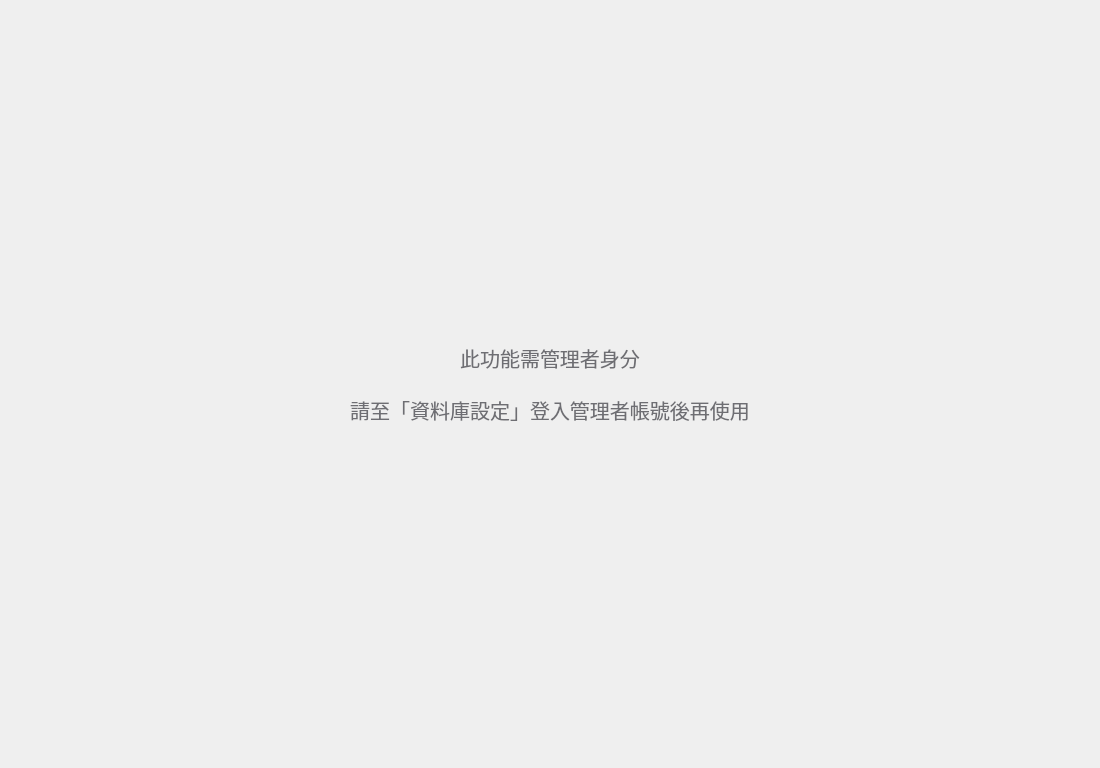
<?xml version="1.0" encoding="UTF-8"?>
<ui version="4.0">
 <class>MainWindow</class>
 <widget class="QMainWindow" name="MainWindow">
  <property name="geometry"><rect><x>0</x><y>0</y><width>1100</width><height>768</height></rect></property>
  <property name="windowTitle"><string>公文管理系統 - 檔案歸檔</string></property>
  <widget class="QWidget" name="centralwidget">
   <layout class="QVBoxLayout" name="mainV">
    <property name="leftMargin"><number>16</number></property>
    <property name="topMargin"><number>12</number></property>
    <property name="rightMargin"><number>16</number></property>
    <property name="bottomMargin"><number>12</number></property>
    <item>
     <widget class="QStackedWidget" name="outer_stack">
      <property name="currentIndex"><number>0</number></property>
      <widget class="QWidget" name="page_gate">
       <layout class="QVBoxLayout" name="gateV">
        <item><spacer name="gateTop"><property name="orientation"><enum>Qt::Vertical</enum></property><property name="sizeHint"><size><width>20</width><height>200</height></size></property></spacer></item>
        <item><widget class="QLabel" name="lbl_gate"><property name="text"><string>此功能需管理者身分

請至「資料庫設定」登入管理者帳號後再使用</string></property><property name="alignment"><set>Qt::AlignCenter</set></property><property name="styleSheet"><string>font-size:15pt;color:#6e6e73;</string></property></widget></item>
        <item><spacer name="gateBot"><property name="orientation"><enum>Qt::Vertical</enum></property><property name="sizeHint"><size><width>20</width><height>200</height></size></property></spacer></item>
       </layout>
      </widget>
      <widget class="QWidget" name="page_content">
       <layout class="QVBoxLayout" name="contentV">
        <property name="leftMargin"><number>0</number></property>
        <property name="topMargin"><number>0</number></property>
        <property name="rightMargin"><number>0</number></property>
        <property name="bottomMargin"><number>0</number></property>
        <item>
         <widget class="QTabWidget" name="arch_subtabs">
      <property name="currentIndex"><number>0</number></property>
      <widget class="QWidget" name="page_crim">
       <attribute name="title"><string>❐ 刑案歸檔</string></attribute>
       <layout class="QVBoxLayout" name="crim_v">
        <item>
         <layout class="QHBoxLayout" name="crim_folder">
          <item><widget class="QLineEdit" name="crim_path"><property name="readOnly"><bool>true</bool></property><property name="placeholderText"><string>尚未選擇資料夾</string></property><property name="minimumHeight"><number>32</number></property></widget></item>
          <item><widget class="QPushButton" name="crim_pick"><property name="text"><string>選擇 PDF 資料夾</string></property><property name="minimumHeight"><number>32</number></property></widget></item>
         </layout>
        </item>
        <item>
         <layout class="QHBoxLayout" name="crim_body">
          <item>
           <widget class="QGroupBox" name="crim_doc_box">
            <property name="title"><string/></property>
            <layout class="QVBoxLayout" name="crim_doc_v">
             <item>
              <layout class="QHBoxLayout" name="crim_doc_hdr">
               <item><widget class="QLabel" name="crim_doc_lbl"><property name="text"><string>待歸檔</string></property><property name="styleSheet"><string>font-weight:600;color:#3a3a3c;</string></property></widget></item>
               <item><spacer><property name="orientation"><enum>Qt::Horizontal</enum></property><property name="sizeHint"><size><width>20</width><height>20</height></size></property></spacer></item>
               <item><widget class="QPushButton" name="crim_doc_reload"><property name="text"><string>重載</string></property><property name="maximumWidth"><number>120</number></property><property name="cursor"><cursorShape>PointingHandCursor</cursorShape></property><property name="toolTip"><string>重掃資料夾並重新載入待歸檔清單</string></property></widget></item>
               <item><widget class="QPushButton" name="crim_toggle_full"><property name="text"><string>完整</string></property><property name="checkable"><bool>true</bool></property><property name="maximumWidth"><number>188</number></property></widget></item>
              </layout>
             </item>
             <item><widget class="QTableWidget" name="crim_doc_table"/></item>
             <item>
              <layout class="QHBoxLayout" name="crim_doc_foot">
               <item><widget class="QLineEdit" name="crim_doc_search"><property name="placeholderText"><string>搜尋編號</string></property><property name="maximumWidth"><number>210</number></property><property name="clearButtonEnabled"><bool>true</bool></property></widget></item>
               <item><spacer name="crim_doc_foot_sp"><property name="orientation"><enum>Qt::Horizontal</enum></property><property name="sizeHint" stdset="0"><size><width>40</width><height>20</height></size></property></spacer></item>
               <item><widget class="QPushButton" name="crim_paper_only"><property name="text"><string>只歸紙本</string></property><property name="maximumWidth"><number>188</number></property><property name="cursor"><cursorShape>PointingHandCursor</cursorShape></property></widget></item>
              </layout>
             </item>
            </layout>
           </widget>
          </item>
          <item>
           <widget class="QGroupBox" name="crim_pdf_box">
            <property name="title"><string/></property>
            <layout class="QVBoxLayout" name="crim_pdf_v">
             <item>
              <layout class="QHBoxLayout" name="crim_pdf_hdr">
               <item><widget class="QLabel" name="crim_pdf_lbl"><property name="text"><string>候選檔案</string></property><property name="styleSheet"><string>font-weight:600;color:#3a3a3c;</string></property></widget></item>
               <item><spacer><property name="orientation"><enum>Qt::Horizontal</enum></property><property name="sizeHint"><size><width>20</width><height>20</height></size></property></spacer></item>
               <item><widget class="QPushButton" name="crim_toggle_archived"><property name="text"><string>顯示已歸檔</string></property><property name="checkable"><bool>true</bool></property><property name="maximumWidth"><number>231</number></property></widget></item>
              </layout>
             </item>
             <item><widget class="QTableWidget" name="crim_pdf_table"/></item>
             <item>
              <layout class="QHBoxLayout" name="crim_kw_row">
               <item><widget class="QLabel" name="crim_kw_lbl"><property name="text"><string>檔名過濾</string></property><property name="minimumWidth"><number>72</number></property></widget></item>
               <item><widget class="QLineEdit" name="crim_kw"><property name="placeholderText"><string>輸入檔名片段，只留符合的 PDF</string></property><property name="minimumHeight"><number>32</number></property><property name="clearButtonEnabled"><bool>true</bool></property></widget></item>
               <item><widget class="QPushButton" name="crim_match"><property name="text"><string>比對</string></property><property name="minimumHeight"><number>32</number></property><property name="minimumWidth"><number>56</number></property></widget></item>
              </layout>
             </item>
            </layout>
           </widget>
          </item>
          <item>
           <widget class="QGroupBox" name="crim_people_box">
            <property name="title"><string/></property>
            <property name="maximumWidth"><number>150</number></property>
            <layout class="QVBoxLayout" name="crim_people_v">
             <item><widget class="QLabel" name="crim_people_lbl"><property name="text"><string>承辦人、協辦</string></property><property name="minimumHeight"><number>24</number></property><property name="styleSheet"><string>font-weight:600;color:#3a3a3c;</string></property></widget></item>
             <item><widget class="QListWidget" name="crim_people_list"/></item>
            </layout>
           </widget>
          </item>
         </layout>
        </item>
        <item>
         <widget class="QGroupBox" name="crim_preview_box">
          <property name="title"><string>檔名預覽</string></property>
          <layout class="QVBoxLayout" name="crim_pv_v">
           <item>
            <layout class="QHBoxLayout" name="crim_holes">
             <item><widget class="QLineEdit" name="crim_h_pk"><property name="readOnly"><bool>true</bool></property><property name="maximumWidth"><number>70</number></property><property name="placeholderText"><string>編號</string></property><property name="minimumHeight"><number>32</number></property></widget></item>
             <item><widget class="QLabel" name="crim_s1"><property name="text"><string>-</string></property></widget></item>
             <item><widget class="QLineEdit" name="crim_h_date"><property name="maximumWidth"><number>100</number></property><property name="placeholderText"><string>日期</string></property><property name="minimumHeight"><number>32</number></property></widget></item>
             <item><widget class="QLabel" name="crim_s2"><property name="text"><string>-</string></property></widget></item>
             <item><widget class="QLineEdit" name="crim_h_subj"><property name="placeholderText"><string>案由</string></property><property name="minimumHeight"><number>32</number></property></widget></item>
             <item><widget class="QLabel" name="crim_s3"><property name="text"><string>-</string></property></widget></item>
             <item><widget class="QLineEdit" name="crim_h_proc"><property name="placeholderText"><string>承辦人、協辦</string></property><property name="minimumHeight"><number>32</number></property></widget></item>
            </layout>
           </item>
           <item>
            <layout class="QHBoxLayout" name="crim_pv_actions">
             <item><widget class="QLabel" name="crim_final"><property name="text"><string>最終檔名：—</string></property></widget></item>
             <item><widget class="QPushButton" name="crim_reset"><property name="text"><string>還原預設</string></property><property name="minimumHeight"><number>32</number></property></widget></item>
             <item><widget class="QPushButton" name="crim_do_archive"><property name="text"><string>檔案歸檔</string></property><property name="minimumHeight"><number>32</number></property></widget></item>
            </layout>
           </item>
          </layout>
         </widget>
        </item>
       </layout>
      </widget>
      <widget class="QWidget" name="page_gen">
       <attribute name="title"><string>❏ 一般歸檔</string></attribute>
       <layout class="QVBoxLayout" name="gen_v">
        <item>
         <layout class="QHBoxLayout" name="gen_folder">
          <item><widget class="QLineEdit" name="gen_path"><property name="readOnly"><bool>true</bool></property><property name="placeholderText"><string>尚未選擇資料夾</string></property><property name="minimumHeight"><number>32</number></property></widget></item>
          <item><widget class="QPushButton" name="gen_pick"><property name="text"><string>選擇 PDF 資料夾</string></property><property name="minimumHeight"><number>32</number></property></widget></item>
         </layout>
        </item>
        <item>
         <layout class="QHBoxLayout" name="gen_body">
          <item>
           <widget class="QGroupBox" name="gen_doc_box">
            <property name="title"><string/></property>
            <layout class="QVBoxLayout" name="gen_doc_v">
             <item>
              <layout class="QHBoxLayout" name="gen_doc_hdr">
               <item><widget class="QLabel" name="gen_doc_lbl"><property name="text"><string>待歸檔</string></property><property name="styleSheet"><string>font-weight:600;color:#3a3a3c;</string></property></widget></item>
               <item><spacer><property name="orientation"><enum>Qt::Horizontal</enum></property><property name="sizeHint"><size><width>20</width><height>20</height></size></property></spacer></item>
               <item><widget class="QPushButton" name="gen_doc_reload"><property name="text"><string>重載</string></property><property name="maximumWidth"><number>120</number></property><property name="cursor"><cursorShape>PointingHandCursor</cursorShape></property><property name="toolTip"><string>重掃資料夾並重新載入待歸檔清單</string></property></widget></item>
               <item><widget class="QPushButton" name="gen_toggle_full"><property name="text"><string>完整</string></property><property name="checkable"><bool>true</bool></property><property name="maximumWidth"><number>188</number></property></widget></item>
              </layout>
             </item>
             <item><widget class="QTableWidget" name="gen_doc_table"/></item>
             <item>
              <layout class="QHBoxLayout" name="gen_doc_foot">
               <item><widget class="QLineEdit" name="gen_doc_search"><property name="placeholderText"><string>搜尋編號</string></property><property name="maximumWidth"><number>210</number></property><property name="clearButtonEnabled"><bool>true</bool></property></widget></item>
               <item><spacer name="gen_doc_foot_sp"><property name="orientation"><enum>Qt::Horizontal</enum></property><property name="sizeHint" stdset="0"><size><width>40</width><height>20</height></size></property></spacer></item>
               <item><widget class="QPushButton" name="gen_paper_only"><property name="text"><string>只歸紙本</string></property><property name="maximumWidth"><number>188</number></property><property name="cursor"><cursorShape>PointingHandCursor</cursorShape></property></widget></item>
              </layout>
             </item>
            </layout>
           </widget>
          </item>
          <item>
           <widget class="QGroupBox" name="gen_pdf_box">
            <property name="title"><string/></property>
            <layout class="QVBoxLayout" name="gen_pdf_v">
             <item>
              <layout class="QHBoxLayout" name="gen_pdf_hdr">
               <item><widget class="QLabel" name="gen_pdf_lbl"><property name="text"><string>候選檔案</string></property><property name="styleSheet"><string>font-weight:600;color:#3a3a3c;</string></property></widget></item>
               <item><spacer><property name="orientation"><enum>Qt::Horizontal</enum></property><property name="sizeHint"><size><width>20</width><height>20</height></size></property></spacer></item>
               <item><widget class="QPushButton" name="gen_toggle_archived"><property name="text"><string>顯示已歸檔</string></property><property name="checkable"><bool>true</bool></property><property name="maximumWidth"><number>231</number></property></widget></item>
              </layout>
             </item>
             <item><widget class="QTableWidget" name="gen_pdf_table"/></item>
             <item>
              <layout class="QHBoxLayout" name="gen_kw_row">
               <item><widget class="QLabel" name="gen_kw_lbl"><property name="text"><string>檔名過濾</string></property><property name="minimumWidth"><number>72</number></property></widget></item>
               <item><widget class="QLineEdit" name="gen_kw"><property name="placeholderText"><string>輸入檔名片段，只留符合的 PDF</string></property><property name="minimumHeight"><number>32</number></property><property name="clearButtonEnabled"><bool>true</bool></property></widget></item>
               <item><widget class="QPushButton" name="gen_match"><property name="text"><string>比對</string></property><property name="minimumHeight"><number>32</number></property><property name="minimumWidth"><number>56</number></property></widget></item>
              </layout>
             </item>
            </layout>
           </widget>
          </item>
          <item>
           <widget class="QGroupBox" name="gen_people_box">
            <property name="title"><string/></property>
            <property name="maximumWidth"><number>150</number></property>
            <layout class="QVBoxLayout" name="gen_people_v">
             <item><widget class="QLabel" name="gen_people_lbl"><property name="text"><string>承辦人、協辦</string></property><property name="minimumHeight"><number>24</number></property><property name="styleSheet"><string>font-weight:600;color:#3a3a3c;</string></property></widget></item>
             <item><widget class="QListWidget" name="gen_people_list"/></item>
            </layout>
           </widget>
          </item>
         </layout>
        </item>
        <item>
         <widget class="QGroupBox" name="gen_preview_box">
          <property name="title"><string>檔名預覽</string></property>
          <layout class="QVBoxLayout" name="gen_pv_v">
           <item>
            <layout class="QHBoxLayout" name="gen_holes">
             <item><widget class="QLineEdit" name="gen_h_pk"><property name="readOnly"><bool>true</bool></property><property name="maximumWidth"><number>70</number></property><property name="placeholderText"><string>編號</string></property><property name="minimumHeight"><number>32</number></property></widget></item>
             <item><widget class="QLabel" name="gen_s1"><property name="text"><string>-</string></property></widget></item>
             <item><widget class="QLineEdit" name="gen_h_date"><property name="maximumWidth"><number>100</number></property><property name="placeholderText"><string>日期</string></property><property name="minimumHeight"><number>32</number></property></widget></item>
             <item><widget class="QLabel" name="gen_s2"><property name="text"><string>-</string></property></widget></item>
             <item><widget class="QLineEdit" name="gen_h_subj"><property name="placeholderText"><string>主旨</string></property><property name="minimumHeight"><number>32</number></property></widget></item>
             <item><widget class="QLabel" name="gen_s3"><property name="text"><string>-</string></property></widget></item>
             <item><widget class="QLineEdit" name="gen_h_proc"><property name="placeholderText"><string>承辦人、協辦</string></property><property name="minimumHeight"><number>32</number></property></widget></item>
            </layout>
           </item>
           <item>
            <layout class="QHBoxLayout" name="gen_pv_actions">
             <item><widget class="QLabel" name="gen_final"><property name="text"><string>最終檔名：—</string></property></widget></item>
             <item><widget class="QPushButton" name="gen_reset"><property name="text"><string>還原預設</string></property><property name="minimumHeight"><number>32</number></property></widget></item>
             <item><widget class="QPushButton" name="gen_do_archive"><property name="text"><string>檔案歸檔</string></property><property name="minimumHeight"><number>32</number></property></widget></item>
            </layout>
           </item>
          </layout>
         </widget>
        </item>
       </layout>
      </widget>
     </widget>
        </item>
       </layout>
      </widget>
     </widget>
    </item>
   </layout>
  </widget>
 </widget>
</ui>
